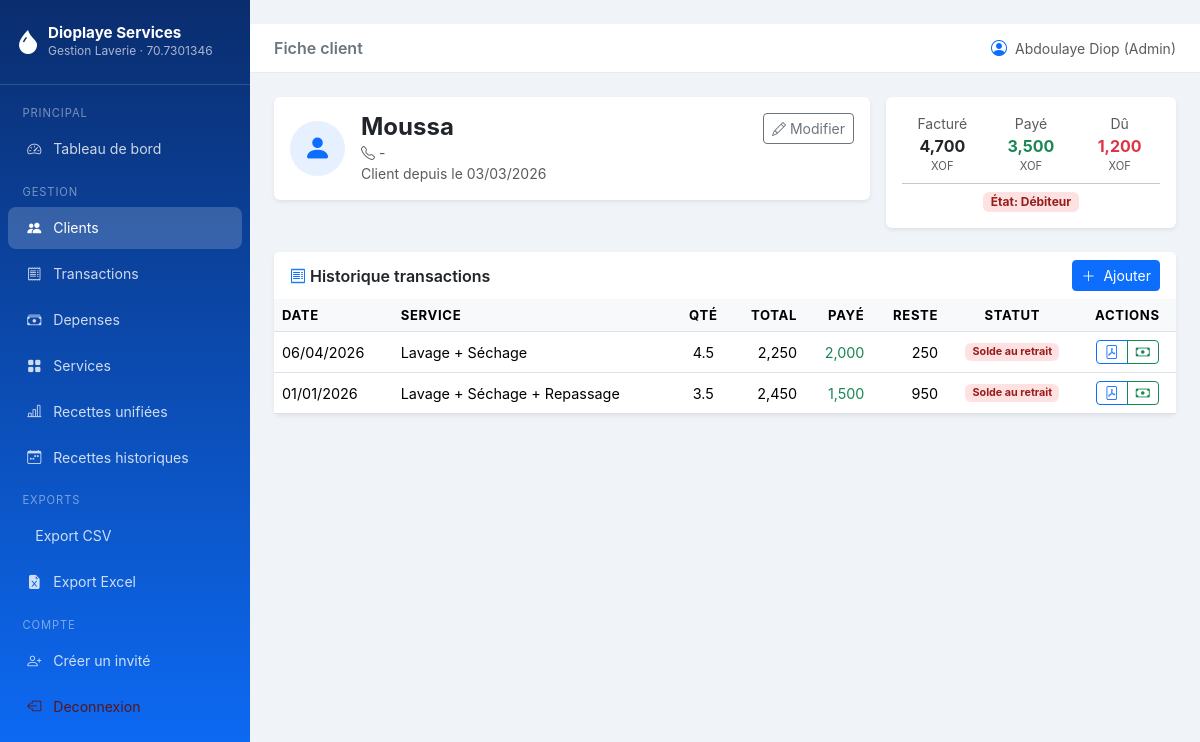
Screenshot of /clients/6 (signed in) with the database file from the repository.
### models.py (models this page shows, shortened)
class User(UserMixin, db.Model):
    __tablename__ = "users"
    id = db.Column(db.Integer, primary_key=True)
    username = db.Column(db.String(64), unique=True, nullable=False)
    email = db.Column(db.String(120), unique=True, nullable=False)
    password_hash = db.Column(db.String(256), nullable=False)
    role = db.Column(db.String(20), nullable=False, default="invite")
    is_active = db.Column(db.Boolean, default=True)
    created_at = db.Column(db.DateTime, default=datetime.utcnow)
    @property
    def is_admin(self) -> bool:
        return (self.role or "").lower() == "admin"

class Client(db.Model):
    __tablename__ = "clients"
    id = db.Column(db.Integer, primary_key=True)
    nom = db.Column(db.String(100), nullable=False)
    telephone = db.Column(db.String(20), nullable=True)
    adresse = db.Column(db.String(200), nullable=True)
    remarque = db.Column(db.String(300), nullable=True)
    created_at = db.Column(db.DateTime, default=datetime.utcnow)
    transactions = db.relationship(
        "Transaction",
        back_populates="client",
        lazy="dynamic",
        cascade="all, delete-orphan",
    )
    @property
    def total_facture(self) -> float:
        result = db.session.query(
            db.func.coalesce(db.func.sum(Transaction.total), 0)
        ).filter(
            Transaction.client_id == self.id,
            Transaction.type_transaction == "recette",
            Transaction.deleted_at == None,  # noqa: E711
        ).scalar()
        return float(result or 0)
    @property
    def total_paye(self) -> float:
        result = db.session.query(
            db.func.coalesce(db.func.sum(Paiement.montant), 0)
        ).join(
            Transaction, Transaction.id == Paiement.transaction_id
        ).filter(
            Transaction.client_id == self.id,
            Transaction.type_transaction == "recette",
            Transaction.deleted_at == None,  # noqa: E711
        ).scalar()
        return float(result or 0)
    @property
    def solde_du(self) -> float:
        return max(0.0, self.total_facture - self.total_paye)

class Transaction(db.Model):
    __tablename__ = "transactions"
    TYPE_CHOICES = ["recette"]
    id = db.Column(db.Integer, primary_key=True)
    client_id = db.Column(db.Integer, db.ForeignKey("clients.id"), nullable=False)
    service_id = db.Column(db.Integer, db.ForeignKey("services.id"), nullable=False)
    quantite = db.Column(db.Float, nullable=False, default=1.0)
    total = db.Column(db.Float, nullable=False)
    montant_paye = db.Column(db.Float, default=0.0)
    type_transaction = db.Column(db.String(20), default="recette")
    date_transaction = db.Column(db.Date, default=date.today)
    notes = db.Column(db.String(300), nullable=True)
    created_at = db.Column(db.DateTime, default=datetime.utcnow)
    created_by_id = db.Column(db.Integer, db.ForeignKey("users.id"), nullable=True)
    deleted_at = db.Column(db.DateTime, nullable=True)
    client = db.relationship("Client", back_populates="transactions")
    service = db.relationship("Service", back_populates="transactions")
    created_by = db.relationship("User", foreign_keys=[created_by_id])
    paiements = db.relationship(
        "Paiement",
        back_populates="transaction",
        lazy="dynamic",
        cascade="all, delete-orphan",
    )
    @property
    def total_paye(self) -> float:
        if not self.id:
            return float(self.montant_paye or 0)
        result = db.session.query(
            db.func.coalesce(db.func.sum(Paiement.montant), 0)
        ).filter(
            Paiement.transaction_id == self.id
        ).scalar()
        return float(result or 0)
    @property
    def solde_restant(self) -> float:
        return max(0.0, float(self.total or 0) - self.total_paye)
    @property
    def est_solde(self) -> bool:
        return self.solde_restant <= 0

class Service(db.Model):
    __tablename__ = "services"
    id = db.Column(db.Integer, primary_key=True)
    nom = db.Column(db.String(100), nullable=False, unique=True)
    prix_unitaire = db.Column(db.Float, nullable=False)
    description = db.Column(db.String(255), nullable=True)
    actif = db.Column(db.Boolean, default=True)
    created_at = db.Column(db.DateTime, default=datetime.utcnow)
    transactions = db.relationship("Transaction", back_populates="service", lazy="dynamic")

### routes/clients.py (the view)
@clients_bp.route("/<int:client_id>")
@login_required
def detail(client_id: int):
    client = db.get_or_404(Client, client_id)
    page = request.args.get("page", 1, type=int)
    pagination = (
        Transaction.query.filter_by(client_id=client_id)
        .filter(Transaction.deleted_at == None)  # noqa: E711
        .order_by(Transaction.date_transaction.desc())
        .paginate(page=page, per_page=Config.ITEMS_PER_PAGE, error_out=False)
    )
    return render_template(
        "clients/detail.html",
        client=client,
        transactions=pagination.items,
        pagination=pagination,
    )

### templates/clients/detail.html (shortened to what this page needs)
﻿{% extends "base.html" %}
{% block page_title %}Fiche client{% endblock %}
{% block content %}
<div class="row g-3 mb-4">
  <div class="col-lg-8">
    <div class="card border-0 shadow-sm">
      <div class="card-body">
        <div class="d-flex align-items-start justify-content-between">
          <div class="d-flex gap-3 align-items-center">
            <div class="rounded-circle bg-primary bg-opacity-10 d-flex align-items-center justify-content-center" style="width:55px;height:55px">
              <i class="bi bi-person-fill text-primary fs-3"></i>
            </div>
            <div>
              <h4 class="fw-bold mb-0">{{ client.nom }}</h4>
              <span class="text-muted small">
                <i class="bi bi-telephone me-1"></i>{{ client.telephone or "-" }}
              </span>
              <br>
              <small class="text-muted">Client depuis le {{ client.created_at.strftime("%d/%m/%Y") }}</small>
            </div>
          </div>
          <div>
            <a href="{{ url_for('clients.edit', client_id=client.id) }}" class="btn btn-outline-secondary btn-sm">
              <i class="bi bi-pencil me-1"></i>Modifier
            </a>
          </div>
        </div>
      </div>
    </div>
  </div>
  <div class="col-lg-4">
    <div class="card border-0 shadow-sm h-100">
      <div class="card-body">
        <div class="row text-center g-2">
          <div class="col-4">
            <div class="small text-muted">Facturé</div>
            <div class="fw-bold">{{ "{:,.0f}".format(client.total_facture) }}</div>
            <div class="tiny text-muted" style="font-size:.7rem">XOF</div>
          </div>
          <div class="col-4">
            <div class="small text-muted">Payé</div>
            <div class="fw-bold text-success">{{ "{:,.0f}".format(client.total_paye) }}</div>
            <div class="tiny text-muted" style="font-size:.7rem">XOF</div>
          </div>
          <div class="col-4">
            <div class="small text-muted">Dû</div>
            <div class="fw-bold {% if client.solde_du > 0 %}text-danger{% else %}text-success{% endif %}">
              {{ "{:,.0f}".format(client.solde_du) }}
            </div>
            <div class="tiny text-muted" style="font-size:.7rem">XOF</div>
          </div>
        </div>
        <hr class="my-2">
        <div class="text-center">
          {% if client.solde_du > 0 %}
          <span class="badge badge-du">État: Débiteur</span>
          {% else %}
          <span class="badge badge-solde">État: Soldé</span>
          {% endif %}
        </div>
      </div>
    </div>
  </div>
</div>
<div class="card border-0 shadow-sm">
  <div class="card-header bg-white border-0 d-flex justify-content-between align-items-center">
    <span class="fw-semibold"><i class="bi bi-receipt text-primary me-1"></i>Historique transactions</span>
    <a href="{{ url_for('transactions.create') }}" class="btn btn-primary btn-sm">
      <i class="bi bi-plus-lg me-1"></i> Ajouter
    </a>
  </div>
  <div class="card-body p-0">
    <div class="table-responsive">
      <table class="table table-hover mb-0">
        <thead>
          <tr>
            <th>Date</th>
            <th>Service</th>
            <th class="text-center">Qté</th>
            <th class="text-end">Total</th>
            <th class="text-end">Payé</th>
            <th class="text-end">Reste</th>
            <th class="text-center">Statut</th>
            <th class="text-center">Actions</th>
          </tr>
        </thead>
        <tbody>
          {% for tx in transactions %}
          <tr>
            <td>{{ tx.date_transaction.strftime("%d/%m/%Y") }}</td>
            <td>{{ tx.service.nom }}</td>
            <td class="text-center">{{ "{:g}".format(tx.quantite) }}</td>
            <td class="text-end">{{ "{:,.0f}".format(tx.total) }}</td>
            <td class="text-end text-success">{{ "{:,.0f}".format(tx.total_paye) }}</td>
            <td class="text-end">{{ "{:,.0f}".format(tx.solde_restant) }}</td>
            <td class="text-center">
              {% if tx.est_solde %}
              <span class="badge badge-solde">Soldé</span>
              {% elif tx.total_paye <= 0 %}
              <span class="badge badge-du">Paiement au retrait</span>
              {% else %}
              <span class="badge badge-du">Solde au retrait</span>
              {% endif %}
            </td>
            <td class="text-center">
              <div class="btn-group btn-group-sm">
                <a href="{{ url_for('exports.recu_pdf', tx_id=tx.id) }}" class="btn btn-outline-primary" title="Reçu PDF" target="_blank">
                  <i class="bi bi-file-pdf"></i>
                </a>
                {% if not tx.est_solde %}
                <a href="{{ url_for('transactions.paiement', tx_id=tx.id) }}" class="btn btn-outline-success" title="Encaisser / Retrait">
                  <i class="bi bi-cash"></i>
                </a>
                {% endif %}
              </div>
            </td>
          </tr>
          {% else %}
          <tr>
            <td colspan="8" class="text-center text-muted py-4">Aucune transaction</td>
          </tr>
          {% endfor %}
        </tbody>
      </table>
    </div>
  </div>
</div>
{% endblock %}

### templates/base.html (shortened to what this page needs)
﻿<!DOCTYPE html>
<html lang="fr">
<head>
  <link rel="stylesheet" href="https://cdn.jsdelivr.net/npm/bootstrap@5.3.3/dist/css/bootstrap.min.css">
  <link rel="stylesheet" href="https://cdn.jsdelivr.net/npm/bootstrap-icons@1.11.3/font/bootstrap-icons.css">
  <link rel="stylesheet" href="{{ url_for('static', filename='css/main.css') }}">
</head>
<body>
{% if current_user.is_authenticated %}
<nav id="sidebar">
  <div class="brand">
    <div class="d-flex align-items-center gap-2">
      <i class="bi bi-droplet-fill fs-4 text-white"></i>
      <div>
        <h5>{{ config.get('LAVERIE_NOM', 'Dioplaye Services') }}</h5>
        <small>Gestion Laverie · {{ config.get('LAVERIE_TELEPHONE', '-') }}</small>
      </div>
    </div>
  </div>
  <ul class="nav flex-column mt-2">
    <li class="nav-section">Principal</li>
    <li class="nav-item">
      <a class="nav-link {% if request.endpoint == 'dashboard.index' %}active{% endif %}"
         href="{{ url_for('dashboard.index') }}">
        <i class="bi bi-speedometer2"></i> Tableau de bord
      </a>
    </li>
    <li class="nav-section">Gestion</li>
    <li class="nav-item">
      <a class="nav-link {% if request.blueprint == 'clients' %}active{% endif %}"
         href="{{ url_for('clients.index') }}">
        <i class="bi bi-people-fill"></i> Clients
      </a>
    </li>
    <li class="nav-item">
      <a class="nav-link {% if request.blueprint == 'transactions' %}active{% endif %}"
         href="{{ url_for('transactions.index') }}">
        <i class="bi bi-receipt"></i> Transactions
      </a>
    </li>
    <li class="nav-item">
      <a class="nav-link {% if request.blueprint == 'depenses' %}active{% endif %}"
         href="{{ url_for('depenses.index') }}">
        <i class="bi bi-cash-stack"></i> Depenses
      </a>
    </li>
    <li class="nav-item">
      <a class="nav-link {% if request.blueprint == 'services' %}active{% endif %}"
         href="{{ url_for('services.index') }}">
        <i class="bi bi-grid-fill"></i> Services
      </a>
    </li>
    <li class="nav-item">
      <a class="nav-link {% if request.endpoint == 'recettes_historiques.unifiees' %}active{% endif %}"
         href="{{ url_for('recettes_historiques.unifiees') }}">
        <i class="bi bi-bar-chart-line"></i> Recettes unifiées
      </a>
    </li>
    {% if current_user.is_admin %}
    <li class="nav-item">
      <a class="nav-link {% if request.blueprint == 'recettes_historiques' and request.endpoint != 'recettes_historiques.unifiees' %}active{% endif %}"
         href="{{ url_for('recettes_historiques.index') }}">
        <i class="bi bi-calendar-week"></i> Recettes historiques
      </a>
    </li>
    {% endif %}
    <li class="nav-section">Exports</li>
    <li class="nav-item">
      <a class="nav-link" href="{{ url_for('exports.transactions_csv') }}">
         Export CSV
      </a>
    </li>
    <li class="nav-item">
      <a class="nav-link" href="{{ url_for('exports.transactions_excel') }}">
        <i class="bi bi-file-earmark-excel-fill"></i> Export Excel
      </a>
    </li>
    <li class="nav-section mt-auto">Compte</li>
    {% if current_user.is_admin %}
    <li class="nav-item">
      <a class="nav-link" href="{{ url_for('auth.create_invite') }}">
        <i class="bi bi-person-plus"></i> Créer un invité
      </a>
    </li>
    {% endif %}
    <li class="nav-item">
      <a class="nav-link text-danger-emphasis" href="{{ url_for('auth.logout') }}">
        <i class="bi bi-box-arrow-left"></i> Deconnexion
      </a>
    </li>
  </ul>
</nav>
{% endif %}
<div id="main-content">
  {% if current_user.is_authenticated %}
  <div class="topbar d-flex align-items-center justify-content-between">
    <div class="d-flex align-items-center gap-3">
      <span class="fw-semibold text-secondary">{% block page_title %}{% endblock %}</span>
    </div>
    <div class="d-flex align-items-center gap-2">
      <i class="bi bi-person-circle text-primary"></i>
      <small class="text-muted">
        {{ current_user.username }}{% if current_user.is_admin %} (Admin){% else %} (Invité){% endif %}
      </small>
    </div>
  </div>
  {% endif %}
  <div class="page-content">
    {% block content %}{% endblock %}
  </div>
</div>
</body>
</html>

### rows the page displays
User: username "Abdoulaye Diop"
Client: nom "Moussa", telephone "-", created_at "03/03/2026"
Transaction: date_transaction "06/04/2026", service.nom "Lavage + Séchage", quantite "4.5", total "2,250", total_paye "2,000", solde_restant "250", shows "Solde au retrait"
Transaction: date_transaction "01/01/2026", service.nom "Lavage + Séchage + Repassage", quantite "3.5", total "2,450", total_paye "1,500", solde_restant "950", shows "Solde au retrait"

### other values shown
{{ config.get('LAVERIE_NOM', 'Dioplaye Services') }} "Dioplaye Services"
{{ config.get('LAVERIE_TELEPHONE', '-') }} "70.7301346"
{{ "{:,.0f}".format(client.total_facture) }} "4,700"
{{ "{:,.0f}".format(client.total_paye) }} "3,500"
{{ "{:,.0f}".format(client.solde_du) }} "1,200"
